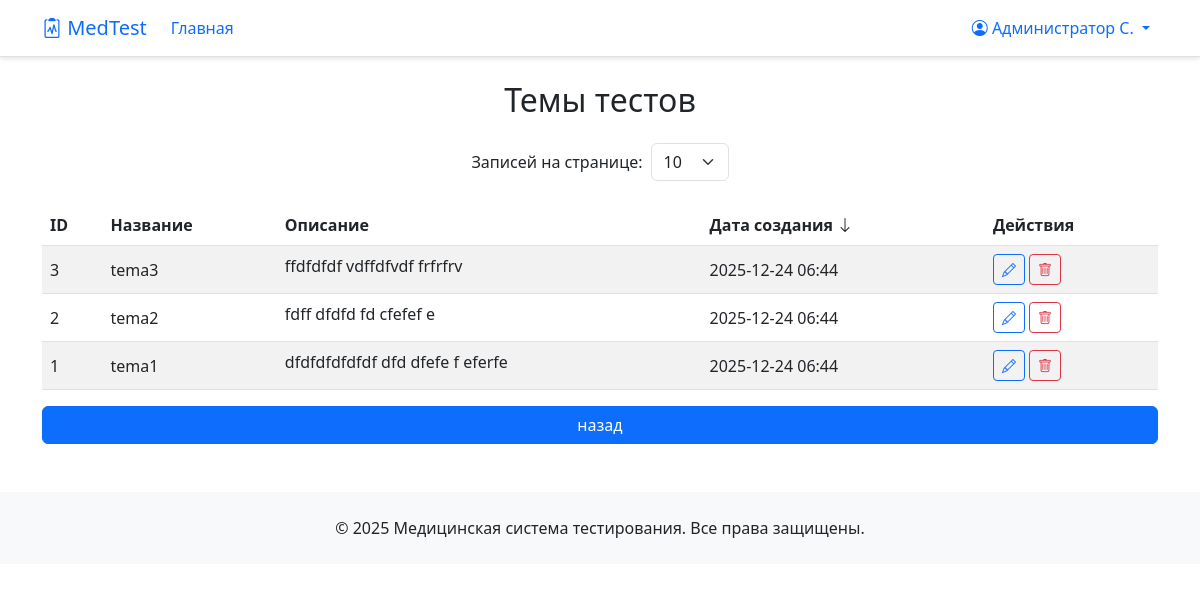
Screenshot of /database/database/topics (signed in) with the database file from the repository.
### app/models/user.py (models this page shows, shortened)
class User(UserMixin, db.Model):
    __tablename__ = 'users'
    id = db.Column(Integer, primary_key=True)
    username = db.Column(String(120), unique=True, nullable=False)
    password_hash = db.Column(String(120), nullable=False)
    role = db.Column(String(20), default='student')  # 'admin', 'teacher', 'student'
    language = db.Column(String(5), default='ru')  # Язык интерфейса
    theme = db.Column(String(50), default='default')  # Тема оформления
    first_name = db.Column(String(100))  # Имя (для студентов)
    last_name = db.Column(String(100))   # Фамилия (для студентов)
    middle_name = db.Column(String(100)) # Отчество (для студентов)
    group_number = db.Column(String(50)) # Номер группы (для студентов)
    created_at = db.Column(DateTime, default=datetime.utcnow)
    test_results = db.relationship('TestResult', back_populates='user', lazy=True)
    creator_questions = db.relationship('Question', back_populates='creator', lazy=True, foreign_keys='Question.creator_id')
    def get_formatted_name(self):
        if self.last_name:
            initials = ""
            if self.first_name:
                initials += f"{self.last_name[0]}." if len(self.last_name) > 0 else ""
            if self.middle_name:
                initials += f"{self.middle_name[0]}." if len(self.middle_name) > 0 else ""
            if initials:
                return f"{self.first_name} {initials}"
            else:
                return self.first_name
        return self.username

### app/models/test_topics.py (models this page shows, shortened)
class TestTopic(db.Model):
    __tablename__ = 'test_topics'
    id = db.Column(Integer, primary_key=True)
    name = db.Column(String(200), unique=True, nullable=False)
    description = db.Column(Text)
    created_at = db.Column(DateTime, default=datetime.utcnow)
    questions = db.relationship('Question', back_populates='topic', lazy=True)

### app/routes/database.py (the view)
@bp.route('/database/topics')
@login_required
def topics():
    if current_user.role != 'admin':
        flash(_('Доступ запрещён'))
        return redirect(url_for('main.index'))
    sort_by, order, per_page, page = _get_pagination_params()
    sort_fields = {
        'id': TestTopic.id,
        'name': TestTopic.name,
        'date': TestTopic.created_at,
    }
    query = TestTopic.query
    query = _apply_sorting(query, TestTopic, sort_by, sort_fields, order, TestTopic.created_at)
    if per_page is None:
        topics_list = query.all()
        pagination = None
    else:
        pagination = query.paginate(page=page, per_page=per_page, error_out=False)
        topics_list = pagination.items
    return render_template('database/topics.html',
                          topics=topics_list,
                          pagination=pagination,
                          current_per_page=request.args.get('per_page', '10'))

### app/__init__.py (called while the page is built)
@login_manager.user_loader
def load_user(user_id):
    from app.models.user import User
    if user_id is None:
        return None
    try:
        return User.query.get(int(user_id))
    except (ValueError, TypeError):
        return None

### app/routes/database.py (called while the page is built)
def _get_pagination_params():
    sort_by = request.args.get('sort_by', 'date')
    order = request.args.get('order', 'desc')
    per_page_raw = request.args.get('per_page', '10')
    page = request.args.get('page', 1, type=int)
    try:
        per_page = int(per_page_raw) if per_page_raw != 'all' else None
    except (TypeError, ValueError):
        per_page = 10
    return sort_by, order, per_page, page

def _apply_sorting(query, model, sort_by, sort_fields, order, default_field):
    sort_field = sort_fields.get(sort_by, default_field)
    sort_expr = asc(sort_field) if order == 'asc' else desc(sort_field)
    return query.order_by(sort_expr)

### app/templates/database/topics.html (shortened to what this page needs)
{% extends "base.html" %}
{% block content %}
<h2 class="text-center mb-4">{{ _('Темы тестов') }}</h2>
{% set current_per_page = request.args.get('per_page', '10') %}
{% set current_sort_by = request.args.get('sort_by', 'date') %}
{% set current_order = request.args.get('order', 'desc') %}
{% set current_page = request.args.get('page', 1) | int %}
<div class="mb-4 d-flex justify-content-center align-items-center flex-wrap gap-2">
    <label for="per_page_select" class="form-label mb-0">{{ _('Записей на странице:') }}</label>
    <select id="per_page_select" class="form-select w-auto" style="max-width: 120px;">
        <option value="10" {% if current_per_page == '10' %}selected{% endif %}>10</option>
    </select>
</div>
<div class="table-responsive">
    <table class="table table-striped align-middle">
        <thead>
            <tr>
                <th>
                    <a href="{{ url_for('admin.topics',
                            sort_by='id',
                            order='asc' if current_sort_by == 'id' and current_order == 'desc' else 'desc',
                            page=1,
                            per_page=current_per_page
                        ) }}"
                       class="text-decoration-none text-dark d-flex align-items-center gap-1">
                        {{ _('ID') }}
                    </a>
                </th>
                <th>
                    <a href="{{ url_for('admin.topics',
                            sort_by='name',
                            order='asc' if current_sort_by == 'name' and current_order == 'desc' else 'desc',
                            page=1,
                            per_page=current_per_page
                        ) }}"
                       class="text-decoration-none text-dark d-flex align-items-center gap-1">
                        {{ _('Название') }}
                    </a>
                </th>
                <th>{{ _('Описание') }}</th>
                <th>
                    <a href="{{ url_for('admin.topics',
                            sort_by='date',
                            order='asc' if current_sort_by == 'date' and current_order == 'desc' else 'desc',
                            page=1,
                            per_page=current_per_page
                        ) }}"
                       class="text-decoration-none text-dark d-flex align-items-center gap-1">
                        {{ _('Дата создания') }}
                        {% if current_sort_by == 'date' %}
                        <i class="bi bi-arrow-{% if current_order == 'desc' %}down{% else %}up{% endif %}"></i>
                        {% endif %}
                    </a>
                </th>
                <th>{{ _('Действия') }}</th>
            </tr>
        </thead>
        <tbody>
            {% for topic in topics %}
            <tr>
                <td>{{ topic.id }}</td>
                <td>{{ topic.name }}</td>
                <td style="max-width: 300px; white-space: word-break: break-word; vertical-align: top;">
                    {{ topic.description or '—' }}
                </td>
                <td>{{ topic.created_at.strftime('%Y-%m-%d %H:%M') if topic.created_at else '—' }}</td>
                <td>
                    <a href="{{ url_for('database.edit_record', table='topics', id=topic.id) }}?next={{ request.url|urlencode }}"
                       class="btn btn-sm btn-outline-primary"
                       title="{{ _('Редактировать') }}">
                        <i class="bi bi-pencil"></i>
                    </a>
                    <a href="{{ url_for('database.delete_record', table='topics', id=topic.id) }}?next={{ request.url|urlencode }}"
                       class="btn btn-sm btn-outline-danger"
                       onclick="return confirm('{{ _('Удалить тему «%(name)s»?', name=topic.name) }}')"
                       title="{{ _('Удалить') }}">
                        <i class="bi bi-trash"></i>
                    </a>
                </td>
            </tr>
            {% else %}
            <tr>
                <td colspan="5" class="text-center text-muted py-3">{{ _('Темы не найдены') }}</td>
            </tr>
            {% endfor %}
        </tbody>
    </table>
</div>
<div class="d-grid gap-2">
    <a href="{{ url_for('database.index') }}" class="btn btn-primary">{{ _('назад') }}</a>
</div>
{% endblock %}

### app/templates/base.html (shortened to what this page needs)
<!DOCTYPE html>
<html lang="{{ session.get('language', 'ru') }}">
<head>
    <link href="https://cdn.jsdelivr.net/npm/bootstrap@5.3.0/dist/css/bootstrap.min.css  " rel="stylesheet">
    <link rel="stylesheet" href="https://cdn.jsdelivr.net/npm/bootstrap-icons@1.10.0/font/bootstrap-icons.css  ">
</head>
<body>
    <div class="lang-buttons">
        <a href="{{ url_for('auth.change_language', language='ru') }}" class="lang-btn {{ 'active' if session.get('language', 'ru') == 'ru' }}">RU</a>
        <a href="{{ url_for('auth.change_language', language='en') }}" class="lang-btn {{ 'active' if session.get('language', 'ru') == 'en' }}">EN</a>
    </div>
    <nav class="navbar navbar-expand-lg navbar-light bg-white border-bottom">
        <div class="container">
            <a class="navbar-brand" href="{{ url_for('main.index') }}">
                <i class="bi bi-clipboard2-pulse"></i> MedTest
            </a>
            <div class="collapse navbar-collapse" id="navbarNav">
                <ul class="navbar-nav me-auto">
                    <li class="nav-item">
                        <a class="nav-link" href="{{ url_for('main.index') }}">{{ _('Главная') }}</a>
                    </li>
                </ul>
                <ul class="navbar-nav">
                    {% if current_user.is_authenticated %}
                        <li class="nav-item dropdown">
                            <a class="nav-link dropdown-toggle" href="#" role="button" data-bs-toggle="dropdown">
                                <i class="bi bi-person-circle"></i> {{ current_user.get_formatted_name() }}
                            </a>
                        </li>
                    {% else %}
                        <li class="nav-item">
                            <a class="nav-link" href="{{ url_for('auth.login') }}">{{ _('Вход') }}</a>
                        </li>
                    {% endif %}
                </ul>
            </div>
        </div>
    </nav>
        {% set messages = get_flashed_messages() %}
    <main class="container mt-4">
        {% block content %}{% endblock %}
    </main>
    <footer class="bg-light text-dark py-4 mt-5">
        <div class="container text-center">
            <p class="mb-0">{{ _('© 2025 Медицинская система тестирования. Все права защищены.') }}</p>
        </div>
    </footer>
</body>
</html>

### app/templates/base.html (style rules this page uses)
:root { --primary-color: #0d6efd; --secondary-color: #6c757d; --success-color: #198754; --info-color: #0dcaf0; --warning-color: #ffc107; --danger-color: #dc3545; --light-color: #f8f9fa; --dark-color: #212529; --white-color: #ffffff; --blue-color: #0d6efd; }
.btn-primary { background-color: var(--primary-color); border-color: var(--primary-color); }
.navbar { background-color: var(--white-color) !important; box-shadow: 0 2px 4px rgba(0,0,0,0.1); }
.navbar-brand, .nav-link { color: var(--primary-color) !important; }
.lang-buttons { position: absolute; top: 10px; right: 10px; }
.lang-btn { border: none; background: none; color: #6c757d; cursor: pointer; font-size: 0.9rem; margin-left: 5px; padding: 2px 5px; border-radius: 3px; }
.lang-btn.active { color: #0d6efd; font-weight: bold; }

### rows the page displays
User: get_formatted_name "Администратор С."
TestTopic: id "3", name "tema3", description "ffdfdfdf vdffdfvdf frfrfrv", created_at "2025-12-24 06:44"
TestTopic: id "2", name "tema2", description "fdff dfdfd fd cfefef e", created_at "2025-12-24 06:44"
TestTopic: id "1", name "tema1", description "dfdfdfdfdfdf dfd dfefe f eferfe", created_at "2025-12-24 06:44"
